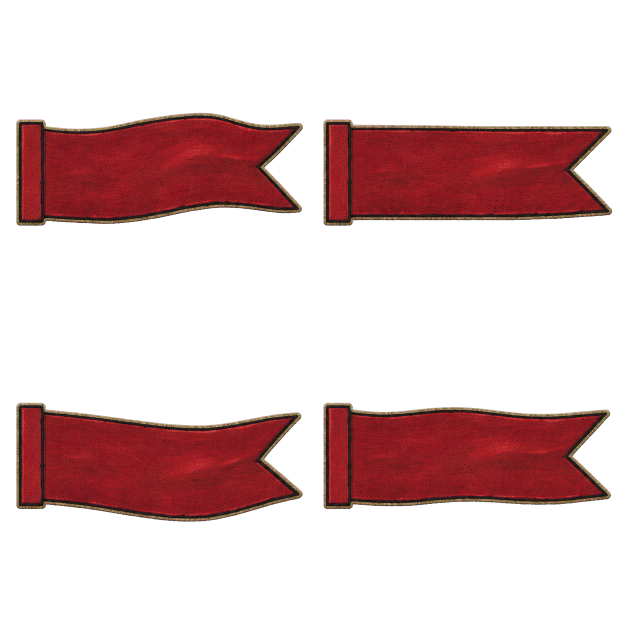
#> input picture v_apha/assets/_archive/crossbow-family-reset-2026-07-22/staging-candidates-modules/fortress_ranged/watchtower__ambient_child__range_pennant_wind_loop_v1_alpha_full.png, 1254 x 1254 px, found by its file name (shown at 1/2 size)
$ python build_watchtower_range_pennant_loop.py
#> lines starting #> are read from the running program, lines starting #| are printed output that depends on the picture
#> in main, sheet is the input picture: PIL image 1254x1254 RGBA; mean R, G, B, A 34.6, 9.4, 9.9, 66.7
#!/usr/bin/env python3
"""Segment, normalize, and preview the Watchtower range-pennant idle loop."""

from __future__ import annotations

import json
import shutil
from collections import deque
from pathlib import Path

from PIL import Image, ImageDraw, ImageFont


ROOT = Path(__file__).resolve().parents[1]
CANDIDATES = ROOT / "assets/staging/candidates/modules/fortress_ranged"
SOURCE = CANDIDATES / "watchtower__ambient_child__range_pennant_wind_loop_v1_chroma.png"
ALPHA_SHEET = CANDIDATES / "watchtower__ambient_child__range_pennant_wind_loop_v1_alpha_full.png"
CANON = ROOT / "assets/approved/canon/modules/fortress_ranged"
REVIEW = ROOT / "assets/staging/reviews/modules/fortress_ranged"
MOUNT_META = CANON / "watchtower__flag_mount__range_pennant_socket_v1.json"
BASE_META = CANON / "fortress_ranged__base_token__round_light_v1.json"
ASSEMBLED = REVIEW / "watchtower__core_crossbow_range_pennant_socket_v1_composite.png"

FRAME_DURATION_MS = 180
SCALE_TO_BASE = 0.22
PAD = 8


def components(image: Image.Image) -> list[dict]:
    alpha = image.getchannel("A")
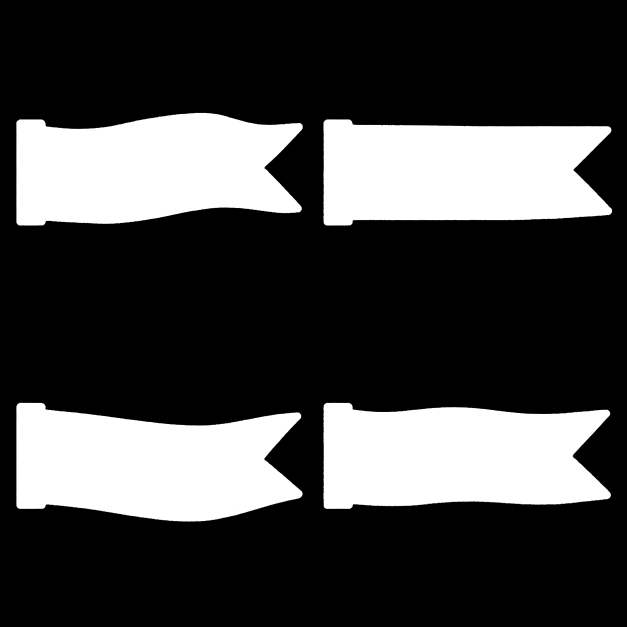
#> alpha: PIL image 1254x1254 L (shown at 1/2 size); min 0, max 255, mean 66.7
    w, h = image.size
#> w = 1254; h = 1254
    foreground = bytearray(1 if value > 18 else 0 for value in alpha.getdata())
    seen = bytearray(w * h)
    found = []
    for sy in range(h):
        for sx in range(w):
            start = sy * w + sx
            if not foreground[start] or seen[start]:
                continue
            queue = deque([(sx, sy)])
            seen[start] = 1
            area = sum_x = sum_y = 0
            min_x = max_x = sx
            min_y = max_y = sy
            while queue:
                x, y = queue.popleft()
                area += 1
                sum_x += x
                sum_y += y
                min_x, max_x = min(min_x, x), max(max_x, x)
                min_y, max_y = min(min_y, y), max(max_y, y)
                for nx, ny in ((x - 1, y), (x + 1, y), (x, y - 1), (x, y + 1)):
                    if 0 <= nx < w and 0 <= ny < h:
                        idx = ny * w + nx
                        if foreground[idx] and not seen[idx]:
                            seen[idx] = 1
                            queue.append((nx, ny))
            if area > 1000:
                found.append({"area": area, "bbox": [min_x, min_y, max_x + 1, max_y + 1],
                              "centroid": [sum_x / area, sum_y / area]})
    if len(found) != 4:
        raise RuntimeError(f"expected four pennant components, found {len(found)}")
    return sorted(found, key=lambda item: (item["centroid"][1] >= h / 2, item["centroid"][0]))


def checker(size: tuple[int, int], cell: int = 18) -> Image.Image:
    out = Image.new("RGB", size, "#d9d1bd")
    draw = ImageDraw.Draw(out)
    for y in range(0, size[1], cell):
        for x in range(0, size[0], cell):
            if (x // cell + y // cell) % 2:
                draw.rectangle((x, y, x + cell - 1, y + cell - 1), fill="#c8bea7")
    return out.convert("RGBA")


def main() -> None:
    CANON.mkdir(parents=True, exist_ok=True)
    REVIEW.mkdir(parents=True, exist_ok=True)
    sheet = Image.open(ALPHA_SHEET).convert("RGBA")
    detected = components(sheet)
#> detected = 4 items
    crops = [sheet.crop(tuple(item["bbox"])) for item in detected]
#> crops = 4 items
    max_width = max(crop.width for crop in crops)
#> max_width = 578
    max_height = max(crop.height for crop in crops)
#> max_height = 239
    canvas_size = [max_width + PAD * 2, max_height + PAD * 2]
#> canvas_size = [594, 255]
    pivot = [PAD, canvas_size[1] // 2]
#> pivot = [8, 127]

    frames = []
    records = []
    for index, crop in enumerate(crops, 1):
        frame = Image.new("RGBA", tuple(canvas_size), (0, 0, 0, 0))
        offset = [PAD, pivot[1] - crop.height // 2]
        frame.alpha_composite(crop, tuple(offset))
        name = f"watchtower__ambient_child__range_pennant_wind__frame_{index:02d}_v1_alpha.png"
        path = CANON / name
        frame.save(path, optimize=True)
        frames.append(frame)
        records.append({
            "id": f"frame_{index:02d}",
            "image": name,
            "rect": {"x": 0, "y": 0, "w": canvas_size[0], "h": canvas_size[1]},
            "contentRect": {"x": offset[0], "y": offset[1], "w": crop.width, "h": crop.height},
            "pivotPx": pivot,
            "pivot": [round(pivot[0] / canvas_size[0], 6), round(pivot[1] / canvas_size[1], 6)],
            "durationMs": FRAME_DURATION_MS,
        })
#> this loop made 4 passes
#> offset on passes 1 to 4: [8, 14], [8, 20], [8, 8], [8, 21]
#> pass 1, in main, `frame.save(path, optimize=True)`:
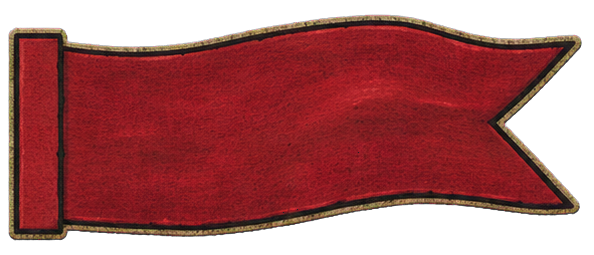
#> saved as watchtower__ambient_child__range_pennant_wind__frame_01_v1_alpha.png: PIL image 594x255 RGBA; mean R, G, B, A 90.1, 24.7, 25.9, 174; transparent parts drawn white
#> after the loop:
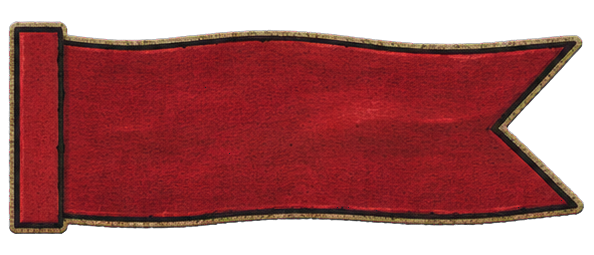
#> frame: PIL image 594x255 RGBA; mean R, G, B, A 88.9, 24.3, 25.5, 171.5; transparent parts drawn white
#> after the loop, frames = 4 items; records = 4 items

    source_copy = CANON / "watchtower__ambient_child__range_pennant_wind_loop_v1_chroma.png"
    shutil.copy2(SOURCE, source_copy)
    manifest = {
        "schemaVersion": 1,
        "module": "watchtower__ambient_child__range_pennant_wind",
        "object": "watchtower",
        "slot": "ambient_child",
        "sourceImage": source_copy.name,
        "projection": "true_top_down_orthographic_90deg",
        "forwardAxis": "+X",
        "attachment": {
            "parentAnchor": "watchtower__flag_mount__range_pennant_socket.cloth_anchor",
            "pivotPx": pivot,
            "scaleToBaseFootprint": SCALE_TO_BASE,
            "inheritRotation": True,
        },
        "drawOrder": 16,
        "frames": records,
        "animations": {
            "idle_wind": {
                "frames": [record["id"] for record in records],
                "loop": True,
                "totalDurationMs": FRAME_DURATION_MS * len(records),
            }
        },
        "qa": {
            "segmentation": "connected_components",
            "sharedCanvas": canvas_size,
            "sharedPivot": pivot,
            "runtimeLabels": False,
            "status": "canon",
        },
    }
    manifest_path = CANON / "watchtower__ambient_child__range_pennant_wind_loop_v1.json"
    manifest_path.write_text(json.dumps(manifest, ensure_ascii=False, indent=2) + "\n")

    # Human-only review grid.
    tile = 250
    header = 42
    labels = ("UP RIPPLE", "STRAIGHT", "DOWN RIPPLE", "RETURN")
    grid = Image.new("RGB", (tile * 4, tile + header), "#292a2b")
    font = ImageFont.load_default()
    for index, frame in enumerate(frames):
        thumb = checker((tile, tile))
        scale = min(230 / canvas_size[0], 210 / canvas_size[1])
        sprite = frame.resize((round(canvas_size[0] * scale), round(canvas_size[1] * scale)), Image.Resampling.LANCZOS)
        origin = (10, (tile - sprite.height) // 2)
        thumb.alpha_composite(sprite, origin)
        grid.paste(thumb.convert("RGB"), (index * tile, header))
        draw = ImageDraw.Draw(grid)
        px = index * tile + origin[0] + round(pivot[0] * scale)
        py = header + origin[1] + round(pivot[1] * scale)
        draw.line((px - 9, py, px + 9, py), fill="#e34b46", width=2)
        draw.line((px, py - 9, px, py + 9), fill="#e34b46", width=2)
        draw.text((index * tile + 10, 14), f"{index + 1:02d} {labels[index]} {FRAME_DURATION_MS}ms", font=font, fill="#f3ead3")
#> this loop made 4 passes
#> px on passes 1 to 4: 13, 263, 513, 763
#> pass 1, in checker, `out = Image.new("RGB", size, "#d9d1bd")`:
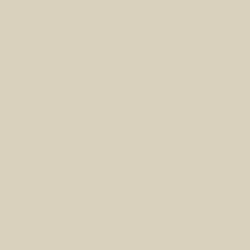
#> out: PIL image 250x250 RGB; mean R, G, B 217, 209, 189
#> pass 1, in main, `thumb = checker((tile, tile))`:
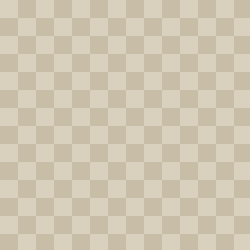
#> thumb: PIL image 250x250 RGBA; mean R, G, B, A 208.5, 199.5, 178, 255
#> after the loop:
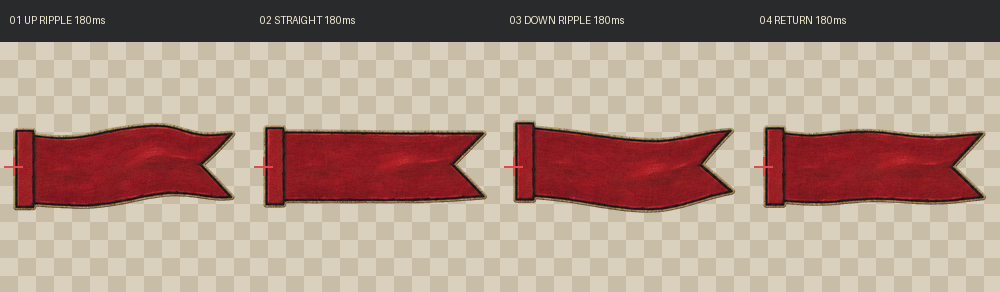
#> grid: PIL image 1000x292 RGB; mean R, G, B 168.8, 142.7, 129.3
#> after the loop:
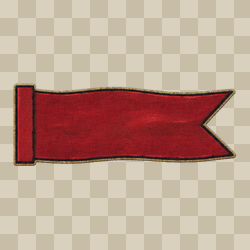
#> thumb: PIL image 250x250 RGBA; mean R, G, B, A 189.7, 159.4, 143.6, 255
    grid_path = REVIEW / "watchtower__range_pennant_wind_loop_v1_review_grid.png"
    grid.save(grid_path, optimize=True)

    # Assembled idle preview.
#> (the run stopped early here; a loop or call above may not have finished)
